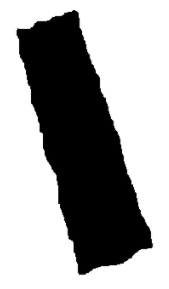
#> input picture 69249489-identify-pixels-as-rectangular/1.png, 169 x 289 px
$ python identify_pixels_as_rectangular.py
#> lines starting #> are read from the running program, lines starting #| are printed output that depends on the picture; after the words box and inside, x2 and y2 are one past the last pixel; in counts of white or black regions, pixels touching at a corner belong together
import cv2
import numpy as np

# Load image, convert to grayscale, Otsu's threshold for binary image
image = cv2.imread('1.png')
#> image is the input picture: shape (289, 169, 3); min 0, max 255, mean 160.9
mask = np.zeros(image.shape, dtype=np.uint8)
gray = cv2.cvtColor(image, cv2.COLOR_BGR2GRAY)
thresh = cv2.threshold(gray, 0, 255, cv2.THRESH_BINARY_INV + cv2.THRESH_OTSU)[1]
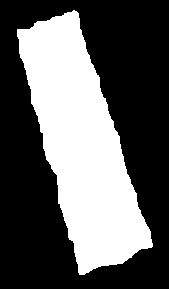
#> thresh: shape (289, 169); 36.9% white; 1 white region

# Find contours, find rotated rectangle, find contour area
cnts = cv2.findContours(thresh, cv2.RETR_EXTERNAL, cv2.CHAIN_APPROX_SIMPLE)
#> cnts = 1 contour; box (x1, y1, x2, y2) and area: (17, 10, 153, 275) 17719
cnts = cnts[0] if len(cnts) == 2 else cnts[1]
contour_area = cv2.contourArea(cnts[0])
#> contour_area = 17719
print('Contour area: {}'.format(contour_area))
#| Contour area: 17719.0
rect = cv2.minAreaRect(cnts[0])
#> rect = ((81.97, 141), (80.57, 256.6), -16.16)
box = np.int0(cv2.boxPoints(rect))
#> box = [[79, 275], [7, 28], [84, 6], [156, 253]]
cv2.drawContours(image, [box], 0, (36,255,12), 3)
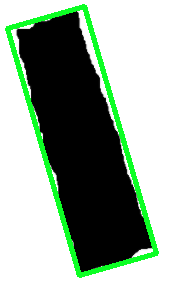
#> image: shape (289, 169, 3); 7.13% of pixels changed, all inside (x1, y1, x2, y2) = (5, 4, 159, 278)

# Find area of rotated bounding box and draw onto mask image
mask_area = cv2.contourArea(box)
#> mask_area = 20603
cv2.drawContours(mask, [box], 0, (255,255,255), -1)
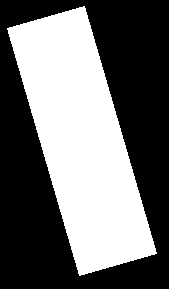
#> mask: shape (289, 169, 3); 42.8% white; 1 white region, box (x1, y1, x2, y2) and area: (7, 6, 157, 276) 20928
print('Mask area: {}'.format(mask_area))
#| Mask area: 20603.0

# Compare areas and calculate percentage
rectangular_threshold = 80
percentage = (contour_area / mask_area) * 100
#> percentage = 86
print('Compared area percentage: {:.3f}%'.format(percentage))
#| Compared area percentage: 86.002%
if percentage > rectangular_threshold:
    print('It is a rectangle!')
else:
    print('It is not a rectangle!')

# Display
cv2.imshow('image', image)
cv2.imshow('thresh', thresh)
cv2.imshow('mask', mask)
cv2.waitKey()
